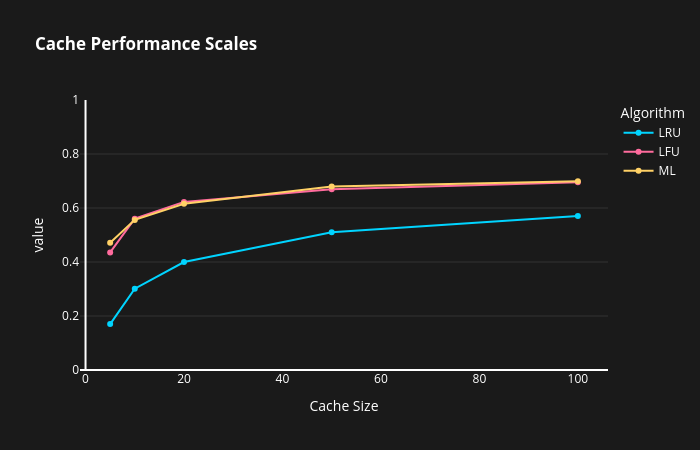

Notebook cell for this chart:
### Code cell
fig = px.line(x = cache_sizes,
              y = [lru_rates , lfu_rates , ml_rates] ,
              labels = {"x":"Cache Size", "y" : "Hit Rates"},
              title = "<b>Cache Performance Scales<b>",
              color_discrete_sequence=["#00D4FF", "#FF6B9D", "#FFD166"])
fig.for_each_trace(lambda t : t.update(
                   name = ["LRU","LFU","ML"][fig.data.index(t)],
                   mode = "lines+markers"))
fig.update_layout(width = 700 , height = 450,
                  legend_title = "Algorithm",
                  yaxis_range = [0,1],
                  plot_bgcolor="#1a1a1a",
                  paper_bgcolor="#1a1a1a",
                  font_color="#ffffff",
                  xaxis=dict(showgrid=False),
                  yaxis=dict(gridcolor="#333333")
            )
fig.show()

### Figure 1 — Plotly figure (JSON) as saved in the notebook; plotly's stock layout.template omitted (floating-point values rounded to 4 significant figures)
{"data": [{"hovertemplate": "variable=wide_variable_0<br>Cache Size=%{x}<br>value=%{y}<extra></extra>", "legendgroup": "wide_variable_0", "line": {"color": "#00D4FF", "dash": "solid"}, "marker": {"symbol": "circle"}, "mode": "lines+markers", "name": "LRU", "orientation": "v", "showlegend": true, "type": "scatter", "x": [5, 10, 20, 50, 100], "xaxis": "x", "y": [0.17, 0.301, 0.4, 0.5105, 0.5705], "yaxis": "y"}, {"hovertemplate": "variable=wide_variable_1<br>Cache Size=%{x}<br>value=%{y}<extra></extra>", "legendgroup": "wide_variable_1", "line": {"color": "#FF6B9D", "dash": "solid"}, "marker": {"symbol": "circle"}, "mode": "lines+markers", "name": "LFU", "orientation": "v", "showlegend": true, "type": "scatter", "x": [5, 10, 20, 50, 100], "xaxis": "x", "y": [0.4355, 0.5605, 0.6225, 0.6695, 0.6955], "yaxis": "y"}, {"hovertemplate": "variable=wide_variable_2<br>Cache Size=%{x}<br>value=%{y}<extra></extra>", "legendgroup": "wide_variable_2", "line": {"color": "#FFD166", "dash": "solid"}, "marker": {"symbol": "circle"}, "mode": "lines+markers", "name": "ML", "orientation": "v", "showlegend": true, "type": "scatter", "x": [5, 10, 20, 50, 100], "xaxis": "x", "y": [0.4715, 0.556, 0.616, 0.68, 0.699], "yaxis": "y"}], "layout": {"font": {"color": "#ffffff"}, "height": 450, "legend": {"title": {"text": "Algorithm"}, "tracegroupgap": 0}, "paper_bgcolor": "#1a1a1a", "plot_bgcolor": "#1a1a1a", "title": {"text": "<b>Cache Performance Scales<b>"}, "width": 700, "xaxis": {"anchor": "y", "domain": [0, 1], "showgrid": false, "title": {"text": "Cache Size"}}, "yaxis": {"anchor": "x", "domain": [0, 1], "gridcolor": "#333333", "range": [0, 1], "title": {"text": "value"}}}}
